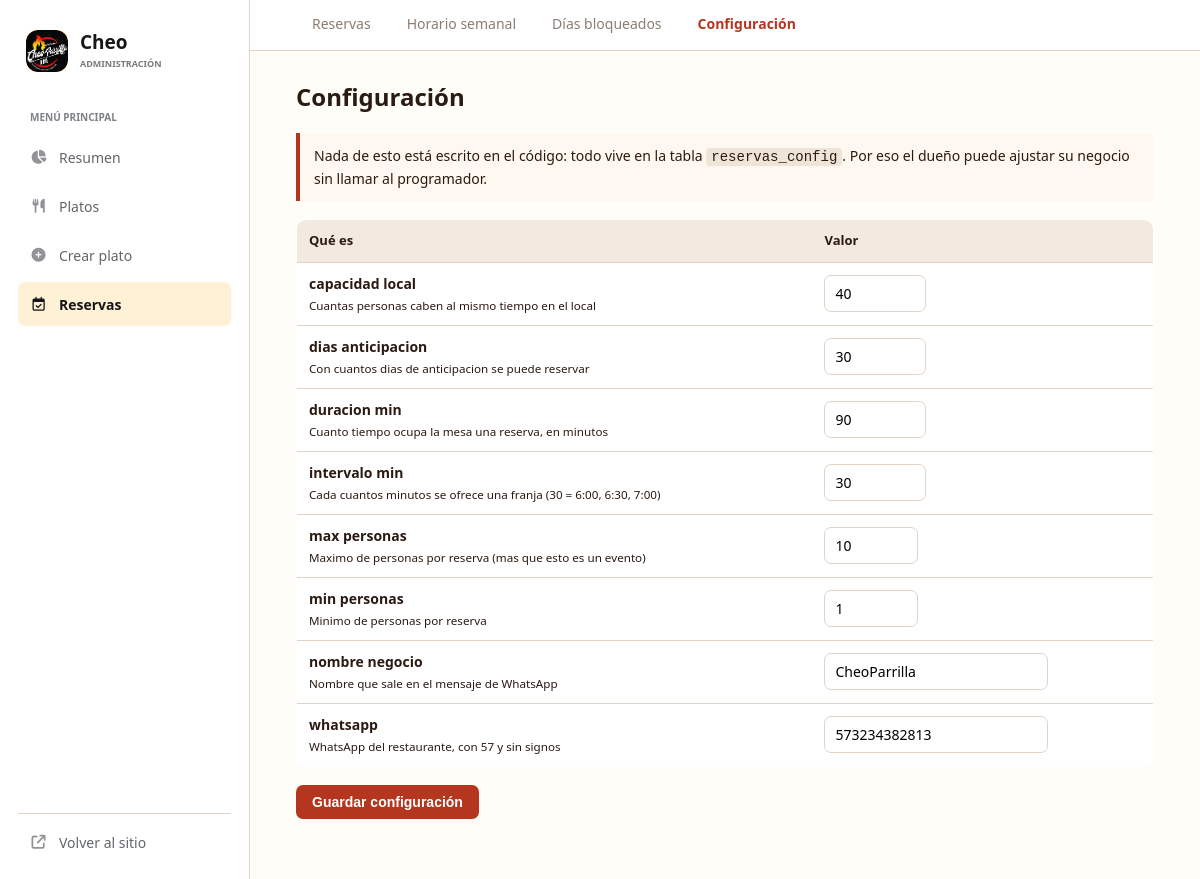
/admin/admiReserva/configuracion.php (signed in), run on the app's committed database.
### tables this page shows
CREATE TABLE `reservas_config` (
  `clave` varchar(40) NOT NULL,
  `valor` varchar(120) NOT NULL,
  `descripcion` varchar(160) NOT NULL
);

### includes/agenda_reservas.php (called while the page is built, shortened)
<?php
function limpiar(?string $texto): string
{
    return htmlspecialchars((string)$texto, ENT_QUOTES, 'UTF-8');
}

### admin/admiReserva/configuracion.php (the view, shortened to what this page needs)
<?php
require_once __DIR__ . '/comun.php';
$db = conectarDB();
$numericos = [
    'capacidad_local'   => [1, 500],
    'intervalo_min'     => [15, 120],
    'duracion_min'      => [30, 300],
    'dias_anticipacion' => [1, 365],
    'min_personas'      => [1, 20],
    'max_personas'      => [1, 50],
];
$filas = $db->query("SELECT * FROM reservas_config ORDER BY clave")->fetch_all(MYSQLI_ASSOC);
?>
<p class="pnl-ayuda">
    Nada de esto está escrito en el código: todo vive en la tabla
    <code>reservas_config</code>. Por eso el dueño puede ajustar su negocio
    sin llamar al programador.
</p>
<form method="POST">
    <table class="pnl-tabla">
        <thead><tr><th>Qué es</th><th>Valor</th></tr></thead>
        <tbody>
        <?php foreach ($filas as $f): ?>
            <tr>
                <td>
                    <strong><?= limpiar(str_replace('_', ' ', $f['clave'])) ?></strong><br>
                    <small><?= limpiar($f['descripcion']) ?></small>
                </td>
                <td>
                    <?php if (isset($numericos[$f['clave']])): ?>
                        <input type="number" name="<?= limpiar($f['clave']) ?>"
                               value="<?= limpiar($f['valor']) ?>"
                               min="<?= $numericos[$f['clave']][0] ?>"
                               max="<?= $numericos[$f['clave']][1] ?>">
                    <?php else: ?>
                        <input type="text" name="<?= limpiar($f['clave']) ?>"
                               value="<?= limpiar($f['valor']) ?>" maxlength="60">
                    <?php endif; ?>
                </td>
            </tr>
        <?php endforeach; ?>
        </tbody>
    </table>
    <button type="submit" class="pnl-btn">Guardar configuración</button>
</form>

### reservas/css/reservas.css (style rules this page uses)
:root { --rsv-oscuro: #2b1a12; --rsv-brasa: #b5361f; --rsv-brasa2: #8f2917; --rsv-crema: #fffdf8; --rsv-borde: #e2d3c5; --rsv-gris: #8a7d73; --rsv-malo: #c0392b; --rsv-bueno: #2e7d4f; }
* { box-sizing: border-box; }
body { margin: 0; font-family: "Segoe UI", Roboto, Helvetica, Arial, sans-serif; background: var(--rsv-crema); color: var(--rsv-oscuro); line-height: 1.5; }

### reservas/css/panel.css (style rules this page uses)
body.rsv-admin-page { --admin-fondo: #fffdf8; background: var(--admin-fondo); color: var(--rsv-oscuro); }
.pnl-ayuda { background: #fff8f0; border-left: 4px solid var(--rsv-brasa); padding: 12px 14px; font-size: 14px; margin: 0 0 18px; }
.pnl-ayuda code { background: #efe4d8; padding: 1px 5px; border-radius: 4px; }
.pnl-filtro input, .pnl-tabla input, .pnl-tabla select { padding: 8px 10px; border: 1px solid var(--rsv-borde); border-radius: 7px; font-size: 14px; font-family: inherit; }
.pnl-btn { padding: 9px 16px; border: none; border-radius: 7px; background: var(--rsv-brasa); color: #fff; font-size: 14px; font-weight: 600; cursor: pointer; text-decoration: none; display: inline-block; }
.pnl-tabla { width: 100%; border-collapse: collapse; background: #fff; border: 1px solid var(--rsv-borde); border-radius: 10px; overflow: hidden; margin-bottom: 18px; font-size: 14px; }
.pnl-tabla th { background: #f3e9e0; text-align: left; padding: 11px 12px; font-size: 13px; }
.pnl-tabla td { padding: 10px 12px; border-top: 1px solid var(--rsv-borde); }

### data on the page
reservas_config: clave "capacidad local", descripcion "Cuantas personas caben al mismo tiempo en el local", capacidad_local "40"
reservas_config: clave "dias anticipacion", descripcion "Con cuantos dias de anticipacion se puede reservar", dias_anticipacion "30"
reservas_config: clave "duracion min", descripcion "Cuanto tiempo ocupa la mesa una reserva, en minutos", duracion_min "90"
reservas_config: clave "intervalo min", descripcion "Cada cuantos minutos se ofrece una franja (30 = 6:00, 6:30, 7:00)", intervalo_min "30"
reservas_config: clave "max personas", descripcion "Maximo de personas por reserva (mas que esto es un evento)", max_personas "10"
reservas_config: clave "min personas", descripcion "Minimo de personas por reserva", min_personas "1"
reservas_config: clave "nombre negocio", descripcion "Nombre que sale en el mensaje de WhatsApp", nombre_negocio "CheoParrilla"
reservas_config: clave "whatsapp", descripcion "WhatsApp del restaurante, con 57 y sin signos", whatsapp "573234382813"

### other printed values
$texto "Reservas"
$texto "Horario semanal"
$texto "Días bloqueados"
$texto "Configuración"
limpiar($titulo) "Configuración"
